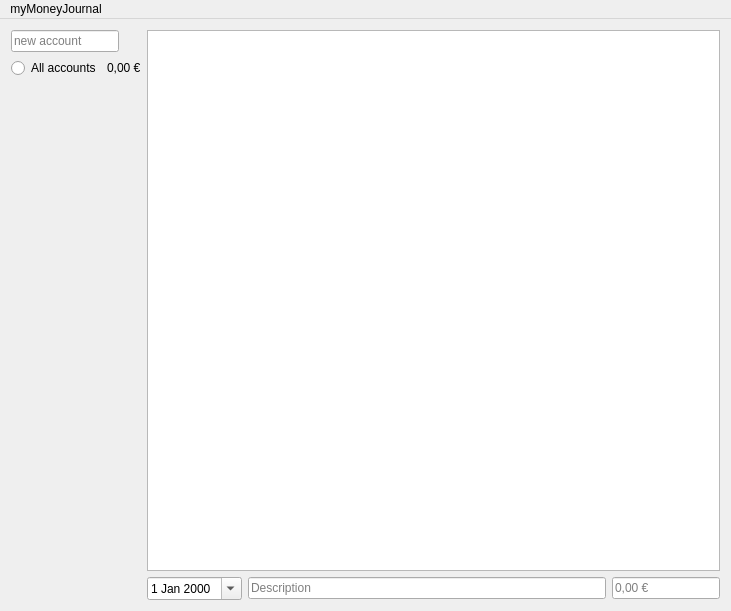
<?xml version="1.0" encoding="UTF-8"?>
<ui version="4.0">
 <class>MainWindow</class>
 <widget class="QMainWindow" name="MainWindow">
  <property name="geometry">
   <rect>
    <x>0</x>
    <y>0</y>
    <width>731</width>
    <height>611</height>
   </rect>
  </property>
  <property name="windowTitle">
   <string>myMoneyJournal</string>
  </property>
  <widget class="QWidget" name="centralWidget">
   <layout class="QHBoxLayout" name="horizontalLayout_2">
    <item>
     <layout class="QHBoxLayout" name="hLay_topLevel">
      <item>
       <layout class="QVBoxLayout" name="vLay_sidebar">
        <property name="sizeConstraint">
         <enum>QLayout::SetMaximumSize</enum>
        </property>
        <property name="rightMargin">
         <number>0</number>
        </property>
        <item alignment="Qt::AlignLeft">
         <widget class="QLineEdit" name="lineEdit_accountName">
          <property name="placeholderText">
           <string>new account</string>
          </property>
         </widget>
        </item>
        <item>
         <layout class="QGridLayout" name="gLay_userSwitch">
          <item row="0" column="0">
           <widget class="QRadioButton" name="rbtn_allAccounts">
            <property name="text">
             <string>All accounts</string>
            </property>
           </widget>
          </item>
          <item row="0" column="1" alignment="Qt::AlignHCenter">
           <widget class="QLabel" name="lbl_allAccounts">
            <property name="text">
             <string>0,00 €</string>
            </property>
           </widget>
          </item>
         </layout>
        </item>
        <item>
         <spacer name="verticalSpacer">
          <property name="orientation">
           <enum>Qt::Vertical</enum>
          </property>
          <property name="sizeHint" stdset="0">
           <size>
            <width>20</width>
            <height>10</height>
           </size>
          </property>
         </spacer>
        </item>
       </layout>
      </item>
      <item>
       <layout class="QVBoxLayout" name="vLay_booking">
        <item>
         <widget class="QTableView" name="tableBooking">
          <property name="alternatingRowColors">
           <bool>true</bool>
          </property>
          <property name="sortingEnabled">
           <bool>false</bool>
          </property>
          <attribute name="verticalHeaderVisible">
           <bool>false</bool>
          </attribute>
         </widget>
        </item>
        <item>
         <layout class="QHBoxLayout" name="hLay_addBar">
          <item>
           <widget class="QDateEdit" name="dateEdit">
            <property name="calendarPopup">
             <bool>true</bool>
            </property>
           </widget>
          </item>
          <item>
           <widget class="QLineEdit" name="lineEditDescription">
            <property name="toolTip">
             <string>&lt;html&gt;&lt;head/&gt;&lt;body&gt;&lt;p&gt;Titel&lt;/p&gt;&lt;/body&gt;&lt;/html&gt;</string>
            </property>
            <property name="text">
             <string/>
            </property>
            <property name="placeholderText">
             <string>Description</string>
            </property>
           </widget>
          </item>
          <item alignment="Qt::AlignRight">
           <widget class="QLineEdit" name="lineEditPrice">
            <property name="text">
             <string/>
            </property>
            <property name="placeholderText">
             <string>0,00 €</string>
            </property>
           </widget>
          </item>
         </layout>
        </item>
       </layout>
      </item>
     </layout>
    </item>
   </layout>
  </widget>
  <widget class="QMenuBar" name="menuBar">
   <property name="geometry">
    <rect>
     <x>0</x>
     <y>0</y>
     <width>731</width>
     <height>25</height>
    </rect>
   </property>
   <widget class="QMenu" name="menuMyMoneyJournal">
    <property name="title">
     <string>myMoneyJournal</string>
    </property>
   </widget>
   <addaction name="menuMyMoneyJournal"/>
  </widget>
 </widget>
 <layoutdefault spacing="6" margin="11"/>
 <resources/>
 <connections/>
</ui>
